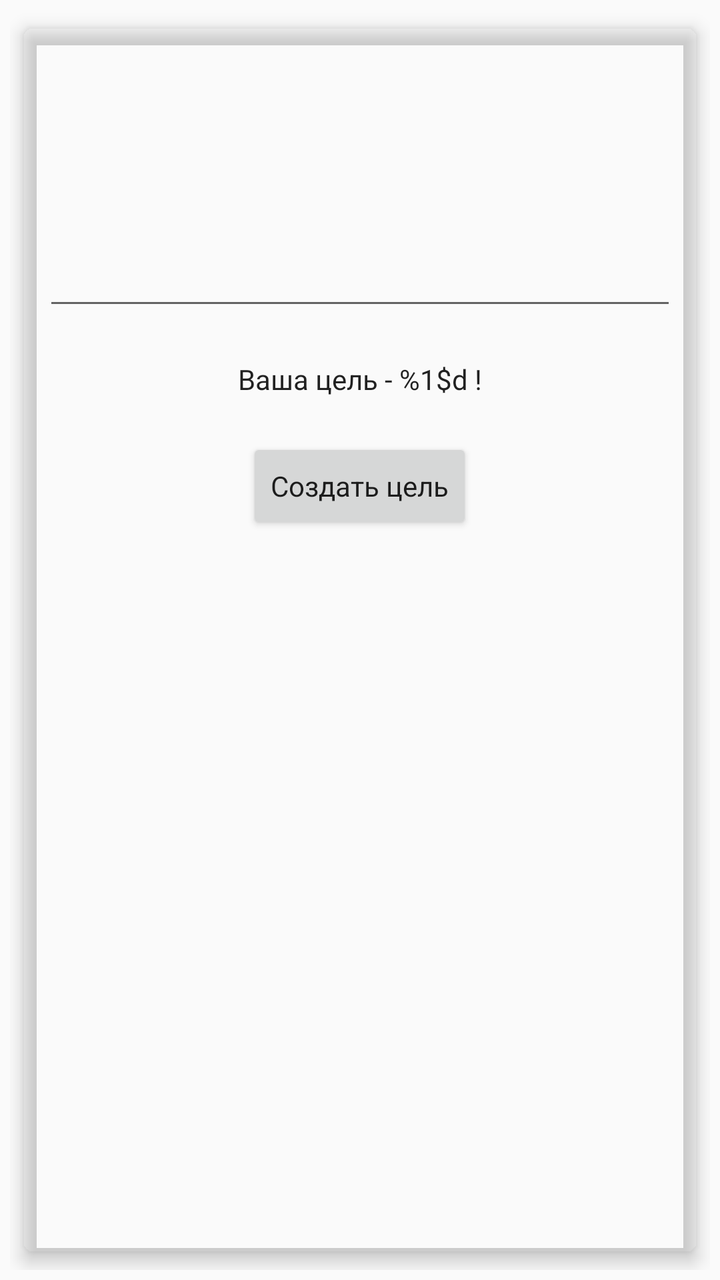
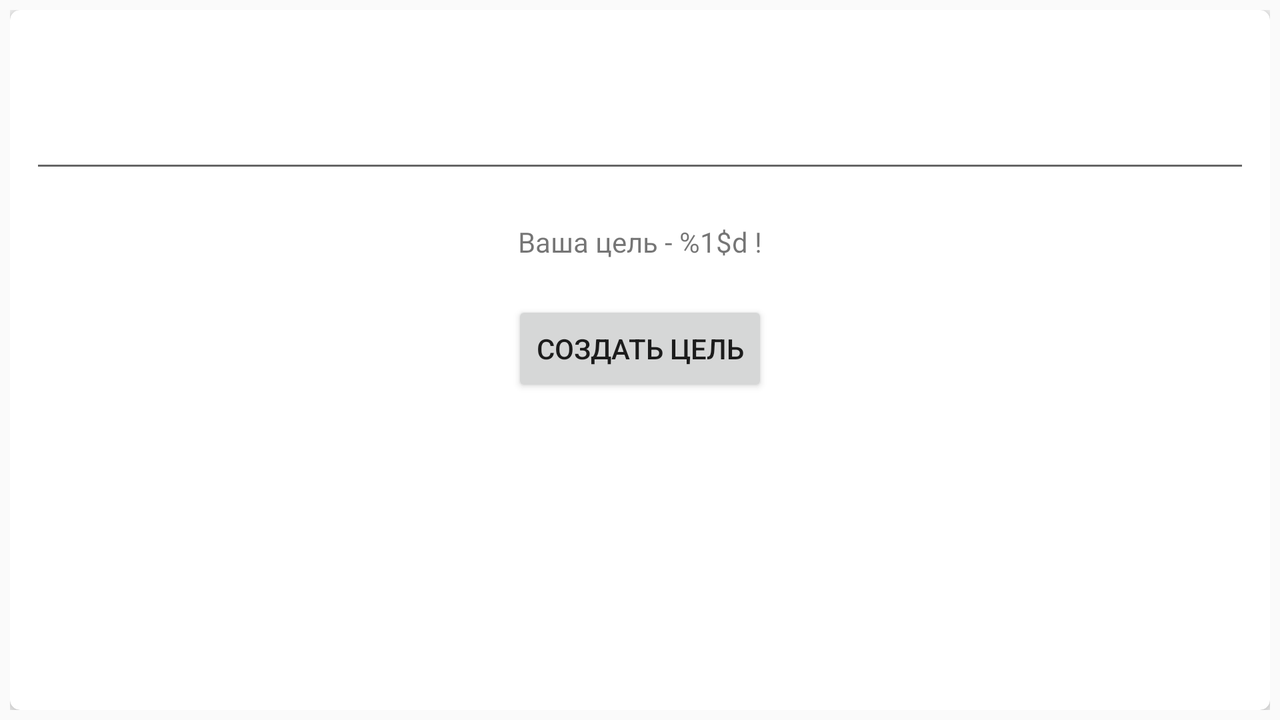

An Android layout and its configuration variant, each rendered on a device that would load it. The default file and the variant file are quoted in full after the pictures.
<!-- AndroidManifest.xml: application theme AppTheme -->
<!-- res/layout/fragment_settings.xml -->
<?xml version="1.0" encoding="utf-8"?>
<LinearLayout xmlns:android="http://schemas.android.com/apk/res/android"
    xmlns:app="http://schemas.android.com/apk/res-auto"
    style="@style/AppTheme.fragment_settings__linear_layout">

    <ScrollView style="@style/AppTheme.fragment_settings__scroll_view">

        <LinearLayout xmlns:android="http://schemas.android.com/apk/res/android"
            xmlns:card_view="http://schemas.android.com/apk/res-auto"
            xmlns:tools="http://schemas.android.com/tools"
            style="@style/AppTheme.fragment_settings__linear_layout__linear_layout"
            tools:context=".DetailPhotoActivity">

            <android.support.v7.widget.CardView
                android:id="@+id/card_view"
                style="@style/AppTheme.fragment_settings__card">

                <LinearLayout style="@style/AppTheme.fragment_settings__card__linear_layout">

                    <EditText
                        android:id="@+id/goal_input"
                        style="@style/AppTheme.fragment_settings__card__linear_layout__edit_text"
                        android:textAlignment="center" />

                    <TextView
                        android:id="@+id/goal_text"
                        style="@style/AppTheme.fragment_settings__card__linear_layout__text_view__first"/>

                    <Button
                        android:id="@+id/goal_button"
                        style="@style/AppTheme.fragment_settings__card__linear_layout__text_view__second"/>

                </LinearLayout>


            </android.support.v7.widget.CardView>

        </LinearLayout>
    </ScrollView>

</LinearLayout>
<!-- resources referenced by this layout -->
<resources>
  <style name="AppTheme.fragment_settings__card" parent="AppTheme.cards_styles">
          <item name="android:layout_width">match_parent</item>
          <item name="android:layout_height">match_parent</item>
          <item name="android:layout_gravity">center</item>
          <item name="cardCornerRadius">@dimen/size_5</item>
          <item name="contentPadding">@dimen/size_10</item>
      </style>
  <style name="AppTheme.fragment_settings__card__linear_layout">
          <item name="android:layout_width">match_parent</item>
          <item name="android:layout_height">wrap_content</item>
          <item name="android:orientation">vertical</item>
          <item name="android:layout_marginTop">@dimen/size_100</item>
      </style>
  <style name="AppTheme.fragment_settings__card__linear_layout__edit_text">
          <item name="android:layout_width">match_parent</item>
          <item name="android:layout_height">wrap_content</item>
          <item name="android:inputType">number</item>
          <item name="android:ems">10</item>
      </style>
  <style name="AppTheme.fragment_settings__card__linear_layout__text_view__first">
          <item name="android:text">@string/goal_text_view_text</item>
          <item name="android:layout_width">match_parent</item>
          <item name="android:layout_height">wrap_content</item>
          <item name="android:textAlignment">center</item>
          <item name="android:layout_marginTop">@dimen/size_20</item>
      </style>
  <style name="AppTheme.fragment_settings__card__linear_layout__text_view__second">
          <item name="android:text">@string/goal_button_text</item>
          <item name="android:layout_width">wrap_content</item>
          <item name="android:layout_height">wrap_content</item>
          <item name="android:layout_marginTop">@dimen/size_20</item>
          <item name="android:layout_gravity">center_vertical|center_horizontal</item>
      </style>
  <style name="AppTheme.fragment_settings__linear_layout">
          <item name="android:orientation">vertical</item>
          <item name="android:layout_width">match_parent</item>
          <item name="android:layout_height">match_parent</item>
      </style>
  <style name="AppTheme.fragment_settings__linear_layout__linear_layout">
          <item name="android:layout_width">match_parent</item>
          <item name="android:layout_height">match_parent</item>
          <item name="android:layout_gravity">center_vertical</item>
          <item name="android:orientation">vertical</item>
          <item name="android:padding">@dimen/size_5</item>
      </style>
  <style name="AppTheme.fragment_settings__scroll_view">
          <item name="android:layout_width">match_parent</item>
          <item name="android:layout_height">match_parent</item>
          <item name="android:fillViewport">true</item>
      </style>
  <style name="AppTheme" parent="Theme.AppCompat.Light.DarkActionBar">
          
          <item name="colorPrimary">@color/colorPrimary</item>
          <item name="colorPrimaryDark">@color/colorPrimaryDark</item>
          <item name="colorAccent">@color/colorAccent</item>
      </style>
  <style name="AppTheme.cards_styles" parent="CardView">
          <item name="android:layout_width">match_parent</item>
          <item name="android:layout_height">wrap_content</item>
          <item name="cardBackgroundColor">@color/color_white</item>
          <item name="cardElevation">@dimen/size_5</item>
          <item name="cardUseCompatPadding">true</item>
      </style>
  <dimen name="size_5">5dp</dimen>
  <dimen name="size_10">10dp</dimen>
  <dimen name="size_100">100dp</dimen>
  <string name="goal_text_view_text">Ваша цель - %1$d !</string>
  <dimen name="size_20">20dp</dimen>
  <string name="goal_button_text">Создать цель</string>
</resources>
<!-- res/layout-land/fragment_settings.xml (the repository's variant of the layout above) -->
<!-- drawn on the phone turned sideways -->
<?xml version="1.0" encoding="utf-8"?>
<LinearLayout xmlns:android="http://schemas.android.com/apk/res/android"
    xmlns:app="http://schemas.android.com/apk/res-auto"
    android:orientation="vertical" android:layout_width="match_parent"
    android:layout_height="match_parent">

    <ScrollView
        android:layout_width="match_parent"
        android:layout_height="match_parent"
        android:fillViewport="true">

        <LinearLayout xmlns:android="http://schemas.android.com/apk/res/android"
            xmlns:card_view="http://schemas.android.com/apk/res-auto"
            xmlns:tools="http://schemas.android.com/tools"
            android:layout_width="match_parent"
            android:layout_height="match_parent"
            android:layout_gravity="center_vertical"
            android:orientation="vertical"
            android:padding="5dp"
            tools:context=".DetailPhotoActivity">

            <android.support.v7.widget.CardView
                android:id="@+id/card_view"
                android:layout_width="match_parent"
                android:layout_height="match_parent"
                android:layout_gravity="center"
                card_view:cardCornerRadius="5dp"
                card_view:cardElevation="5dp"
                card_view:contentPadding="10dp">

                <LinearLayout
                    android:layout_width="match_parent"
                    android:layout_height="wrap_content"
                    android:orientation="vertical"
                    android:layout_marginTop="35dp">

                    <EditText
                        android:layout_width="match_parent"
                        android:layout_height="wrap_content"
                        android:inputType="number"
                        android:ems="10"
                        android:id="@+id/goal_input"
                        android:textAlignment="center" />

                    <TextView
                        android:text="@string/goal_text_view_text"
                        android:layout_width="match_parent"
                        android:layout_height="wrap_content"
                        android:id="@+id/goal_text"
                        android:textAlignment="center"
                        android:layout_marginTop="20dp"/>

                    <Button
                        android:text="@string/goal_button_text"
                        android:layout_width="wrap_content"
                        android:layout_height="wrap_content"
                        android:id="@+id/goal_button"
                        android:layout_marginTop="20dp"
                        android:layout_gravity="center_vertical|center_horizontal" />

                </LinearLayout>


            </android.support.v7.widget.CardView>

        </LinearLayout>
    </ScrollView>

</LinearLayout>
<!-- resources referenced by the variant -->
<!-- as the phone turned sideways resolves them -->
<resources>
  <string name="goal_button_text">Создать цель</string>
  <string name="goal_text_view_text">Ваша цель - %1$d !</string>
  <style name="AppTheme" parent="Theme.AppCompat.Light.DarkActionBar">
          
          <item name="colorPrimary">@color/colorPrimary</item>
          <item name="colorPrimaryDark">@color/colorPrimaryDark</item>
          <item name="colorAccent">@color/colorAccent</item>
      </style>
</resources>
